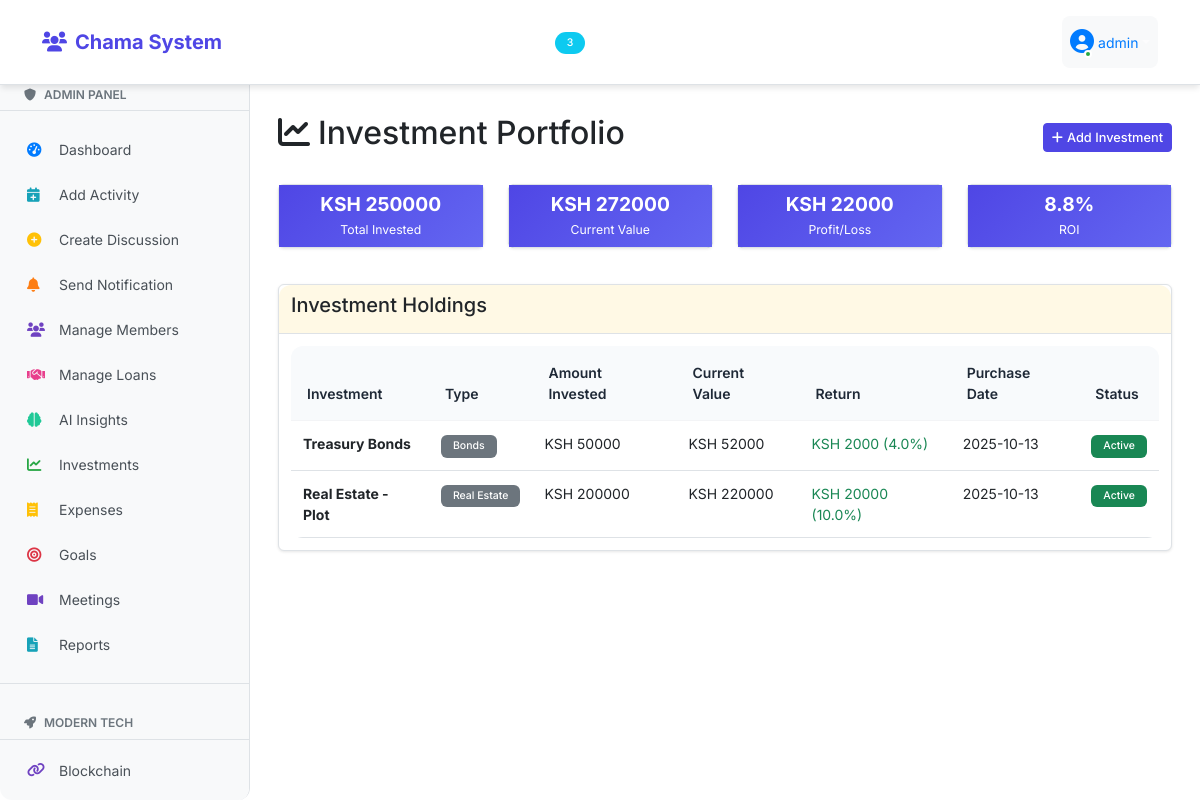
Page /investments (signed in) on the committed database.
### fixed_app.py (models this page shows, shortened)
class User(db.Model, UserMixin):
    id = db.Column(db.Integer, primary_key=True)
    username = db.Column(db.String(80), unique=True, nullable=False)
    password = db.Column(db.String(200), nullable=False)
    is_admin = db.Column(db.Boolean, default=False)
    last_seen = db.Column(db.DateTime, default=datetime.utcnow)
    is_online = db.Column(db.Boolean, default=False)
    members = db.relationship('Member', backref='user', lazy=True)

class Investment(db.Model):
    id = db.Column(db.Integer, primary_key=True)
    name = db.Column(db.String(100), nullable=False)
    type = db.Column(db.String(50), nullable=False)  # stocks, bonds, real_estate, business
    amount_invested = db.Column(db.Float, nullable=False)
    current_value = db.Column(db.Float, default=0)
    purchase_date = db.Column(db.DateTime, default=datetime.utcnow)
    description = db.Column(db.Text)
    status = db.Column(db.String(20), default='Active')
    created_by = db.Column(db.Integer, db.ForeignKey('user.id'))

### fixed_app.py (the view)
@app.route('/investments')
@login_required
def investments():
    investments = Investment.query.order_by(Investment.purchase_date.desc()).all()
    portfolio = calculate_portfolio_performance()
    return render_template('investments/list.html', investments=investments, portfolio=portfolio)

### fixed_app.py (called while the page is built)
@login_manager.user_loader
def load_user(user_id):
    return db.session.get(User, int(user_id))

@app.context_processor
def inject_counts():
    if current_user.is_authenticated:
        unread_count = Notification.query.filter_by(user_id=current_user.id, is_read=False).count()
        discussion_count = Discussion.query.count()
        return dict(unread_notifications_count=unread_count, discussion_count=discussion_count)
    return dict(unread_notifications_count=0, discussion_count=0)

def calculate_portfolio_performance():
    investments = Investment.query.filter_by(status='Active').all()
    total_invested = sum(inv.amount_invested for inv in investments)
    total_current = sum(inv.current_value for inv in investments)
    return {
        'total_invested': total_invested,
        'current_value': total_current,
        'profit_loss': total_current - total_invested,
        'roi_percentage': ((total_current - total_invested) / total_invested * 100) if total_invested > 0 else 0
    }

### templates/investments/list.html (shortened to what this page needs)
{% extends "base.html" %}
{% block content %}
<div class="container-fluid py-4">
    <div class="d-flex justify-content-between align-items-center mb-4">
        <h2><i class="fas fa-chart-line me-2"></i>Investment Portfolio</h2>
        {% if current_user.is_admin %}
        <a href="{{ url_for('add_investment') }}" class="btn btn-primary">
            <i class="fas fa-plus me-1"></i>Add Investment
        </a>
        {% endif %}
    </div>
    <div class="row mb-4">
        <div class="col-md-3">
            <div class="card bg-primary text-white">
                <div class="card-body stats-card text-center">
                    <h4>KSH {{ "%.0f"|format(portfolio.total_invested) }}</h4>
                    <small>Total Invested</small>
                </div>
            </div>
        </div>
        <div class="col-md-3">
            <div class="card bg-success text-white">
                <div class="card-body stats-card text-center">
                    <h4>KSH {{ "%.0f"|format(portfolio.current_value) }}</h4>
                    <small>Current Value</small>
                </div>
            </div>
        </div>
        <div class="col-md-3">
            <div class="card bg-{{ 'success' if portfolio.profit_loss >= 0 else 'danger' }} text-white">
                <div class="card-body stats-card text-center">
                    <h4>KSH {{ "%.0f"|format(portfolio.profit_loss) }}</h4>
                    <small>Profit/Loss</small>
                </div>
            </div>
        </div>
        <div class="col-md-3">
            <div class="card bg-info text-white">
                <div class="card-body stats-card text-center">
                    <h4>{{ "%.1f"|format(portfolio.roi_percentage) }}%</h4>
                    <small>ROI</small>
                </div>
            </div>
        </div>
    </div>
    <div class="card list-card">
        <div class="card-header">
            <h5>Investment Holdings</h5>
        </div>
        <div class="card-body">
            {% if investments %}
            <div class="table-responsive">
                <table class="table">
                    <thead>
                        <tr>
                            <th>Investment</th>
                            <th>Type</th>
                            <th>Amount Invested</th>
                            <th>Current Value</th>
                            <th>Return</th>
                            <th>Purchase Date</th>
                            <th>Status</th>
                        </tr>
                    </thead>
                    <tbody>
                        {% for investment in investments %}
                        <tr>
                            <td>
                                <strong>{{ investment.name }}</strong>
                            </td>
                            <td>
                                <span class="badge bg-secondary">{{ investment.type.replace('_', ' ').title() }}</span>
                            </td>
                            <td>KSH {{ "%.0f"|format(investment.amount_invested) }}</td>
                            <td>KSH {{ "%.0f"|format(investment.current_value) }}</td>
                            <td>
                                {% set return_amount = investment.current_value - investment.amount_invested %}
                                {% set return_percent = (return_amount / investment.amount_invested * 100) if investment.amount_invested > 0 else 0 %}
                                <span class="text-{{ 'success' if return_amount >= 0 else 'danger' }}">
                                    KSH {{ "%.0f"|format(return_amount) }} ({{ "%.1f"|format(return_percent) }}%)
                                </span>
                            </td>
                            <td>{{ investment.purchase_date.strftime('%Y-%m-%d') }}</td>
                            <td>
                                <span class="badge bg-{{ 'success' if investment.status == 'Active' else 'secondary' }}">
                                    {{ investment.status }}
                                </span>
                            </td>
                        </tr>
                        {% endfor %}
                    </tbody>
                </table>
            </div>
            {% endif %}
        </div>
    </div>
</div>
{% endblock %}

### templates/navbar.html (shortened to what this page needs)
<nav class="navbar navbar-expand-lg navbar-dark bg-primary">
    <div class="container">
        <a class="navbar-brand" href="{{ url_for('index') }}">
            <i class="fas fa-users me-2"></i>Chama System
        </a>
        <div class="collapse navbar-collapse" id="navbarNav">
            {% if current_user.is_authenticated %}
            <ul class="navbar-nav me-auto">
                <li class="nav-item">
                    <a class="nav-link {% if request.path == url_for('index') %}active{% endif %}" href="{{ url_for('index') }}">
                        <i class="fas fa-home me-1"></i>Home
                    </a>
                </li>
                <li class="nav-item">
                    <a class="nav-link {% if request.path == url_for('contributions') %}active{% endif %}" href="{{ url_for('contributions') }}">
                        <i class="fas fa-money-bill-wave me-1"></i>Contributions
                    </a>
                </li>
                <li class="nav-item">
                    <a class="nav-link {% if request.path == url_for('discussions') %}active{% endif %}" href="{{ url_for('discussions') }}">
                        <i class="fas fa-comments me-1"></i>Discussions
                        {% if discussion_count > 0 %}
                            <span class="badge bg-info rounded-pill ms-1">{{ discussion_count }}</span>
                        {% endif %}
                    </a>
                </li>
                <li class="nav-item dropdown">
                    <a class="nav-link dropdown-toggle" href="#" id="menuDropdown" role="button" data-bs-toggle="dropdown">
                        <i class="fas fa-bars me-1"></i>Menu
                    </a>
                </li>
                {% if current_user.is_admin %}
                <li class="nav-item dropdown">
                    <a class="nav-link dropdown-toggle" href="#" id="adminDropdown" role="button" data-bs-toggle="dropdown">
                        <i class="fas fa-shield-alt me-1"></i>Admin
                    </a>
                </li>
                {% endif %}
            </ul>
            <ul class="navbar-nav">
                <li class="nav-item dropdown">
                    <a class="nav-link dropdown-toggle user-dropdown" href="#" id="navbarDropdown" role="button"
                       data-bs-toggle="dropdown" aria-expanded="false">
                        <div class="user-avatar">
                            <i class="fas fa-user-circle"></i>
                            <span class="online-dot"></span>
                        </div>
                        <span class="ms-1" style="color: #007bff;">{{ current_user.username }}</span>
                    </a>
                </li>
            </ul>
            {% endif %}
        </div>
    </div>
</nav>

### static/modern-ui.css (style rules this page uses)
:root { --primary: #4f46e5; --secondary: #6b7280; --success: #10b981; --warning: #f59e0b; --danger: #ef4444; --info: #3b82f6; --light: #f8fafc; --dark: #1f2937; --border-radius: 12px; --shadow: 0 4px 6px -1px rgba(0, 0, 0, 0.1); --shadow-lg: 0 10px 15px -3px rgba(0, 0, 0, 0.1); }
body { font-family: 'Inter', -apple-system, BlinkMacSystemFont, sans-serif; background: white; min-height: 100vh; }
.card { border: none; border-radius: var(--border-radius); box-shadow: var(--shadow); transition: all 0.3s ease; }
.card-header { background: white; border-bottom: 1px solid #e5e7eb; border-radius: var(--border-radius) var(--border-radius) 0 0 !important; padding: 1.25rem; }
.card-body { padding: 1.5rem; }
.list-card .card-body { max-height: 400px; overflow-y: auto; }
.list-card .table { margin-bottom: 0; }
.list-card .table td { padding: 0.75rem; border-top: 1px solid #f3f4f6; }
.list-card .table-responsive { max-height: 350px; overflow-y: auto; }
.btn { border-radius: 8px; font-weight: 500; padding: 0.5rem 1rem; transition: all 0.2s ease; }
.btn-primary { background: var(--primary); border-color: var(--primary); }
.stats-card { background: linear-gradient(135deg, var(--primary), #6366f1); color: white; border: none; }
.stats-card h4 { font-size: 2rem; font-weight: 700; margin-bottom: 0.25rem; }
.navbar { background: white !important; box-shadow: var(--shadow); padding: 1rem 0; }
.navbar-brand { font-weight: 700; color: var(--primary) !important; }
.table { border-radius: var(--border-radius); overflow: hidden; }
.table thead th { background: var(--light); border: none; font-weight: 600; color: var(--dark); padding: 1rem; }
.badge { border-radius: 6px; font-weight: 500; padding: 0.375rem 0.75rem; }

### templates/base.html (style rules this page uses)
body { background-color: white; font-size: 14px; }
.navbar { position: fixed; top: 0; left: 0; right: 0; z-index: 1030; margin-bottom: 0; background-color: white !important; border-bottom: 1px solid #dee2e6; }
.card-header.bg-primary, .bg-primary { background-color: white !important; color: #333 !important; border-bottom: 1px solid #dee2e6; }
.user-dropdown { background-color: #f8f9fa !important; border-radius: 8px; padding: 0.5rem 1rem; }
body { padding-top: 70px; }
.btn { padding: 0.25rem 0.5rem; font-size: 0.8rem; min-height: auto; border-radius: 0.25rem; }
.card { border-radius: 0.375rem !important; border: 1px solid #dee2e6; margin-bottom: 0.75rem; box-shadow: 0 1px 3px rgba(0,0,0,0.1); max-width: 400px; }
.card.list-card { max-width: 100%; }
.container-fluid .card, .main-content .card:not(.auth-card) { max-width: 100%; }
.card-body { padding: 0.75rem; }
.card-header { padding: 0.5rem 0.75rem; background-color: #f8f9fa; border-bottom: 1px solid #dee2e6; font-weight: 600; font-size: 0.9rem; }
.card-header:nth-child(1) { background-color: rgba(0,123,255,0.1); }
.card:nth-child(3) .card-header { background-color: rgba(255,193,7,0.1); }
.stats-card { padding: 0.5rem; }
.stats-card h3, .stats-card h4, .stats-card h5 { font-size: 1.2rem; margin-bottom: 0.1rem; }

### templates/navbar.html (style rules this page uses)
.user-dropdown { display: flex; align-items: center; }
.user-avatar { position: relative; display: inline-block; color: #007bff; font-size: 1.5rem; }
.online-dot { position: absolute; bottom: 2px; right: 2px; width: 8px; height: 8px; background-color: #28a745; border: 2px solid white; border-radius: 50%; animation: pulse-dot 2s infinite; }

### rows in the picture
User: username "admin"
Investment: name "Treasury Bonds", type.replace "Bonds", amount_invested "50000", current_value "52000", return_amount "2000", return_percent "4.0", purchase_date "2025-10-13", status "Active"
Investment: name "Real Estate - Plot", type.replace "Real Estate", amount_invested "200000", current_value "220000", return_amount "20000", return_percent "10.0", purchase_date "2025-10-13", status "Active"

### other values in the picture
{{ discussion_count }} "3"
{{ "%.0f"|format(portfolio.total_invested) }} "250000"
{{ "%.0f"|format(portfolio.current_value) }} "272000"
{{ "%.0f"|format(portfolio.profit_loss) }} "22000"
{{ "%.1f"|format(portfolio.roi_percentage) }} "8.8"
